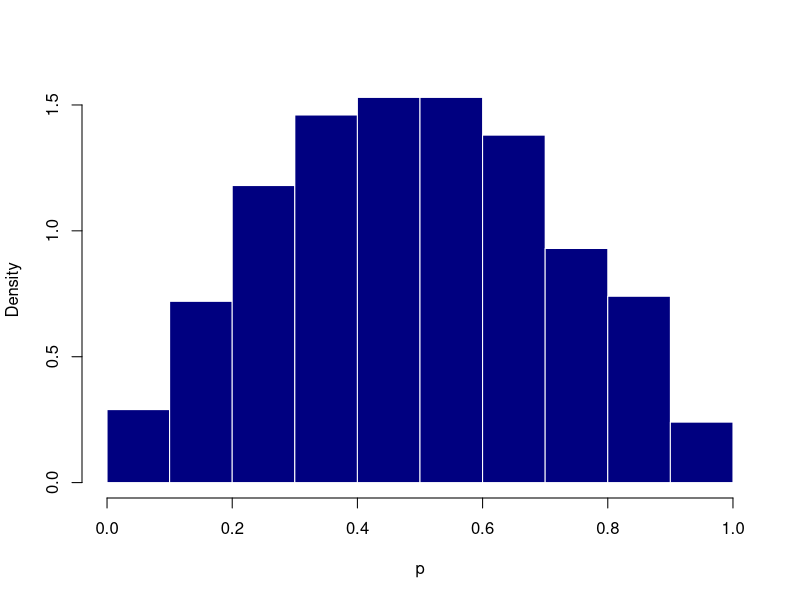
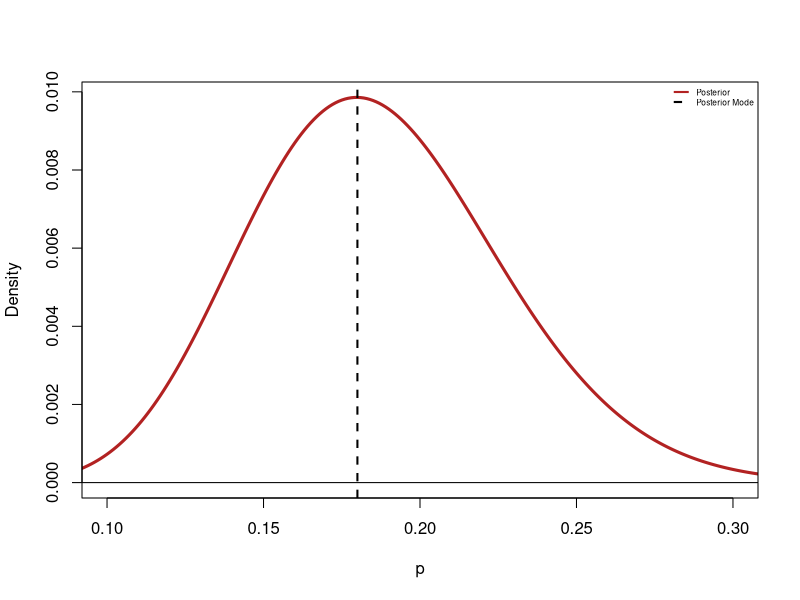

Source code (R) for these figures, in order:
setwd("~/Dropbox/Workshops/IntroBayesPartII/Figures/")
set.seed(1234)
prior_p <- rbeta(1000, 2, 2)

pdf("Gamma22_Prior.pdf", height = 3, width = 3)
hist(prior_p, main = "", xlab = "p",
     border = FALSE, col = "navy", freq = FALSE)
dev.off()

set.seed(202303)
n <- 100
age_groups <- c("0-14", "15-64", "65+")
data <- data.frame(ID = 1:n,
                   Age = age_groups[sample(1:3, size = 100,
                                           replace = TRUE,
                                           prob = c(0.182, 0.65,
                                                    0.168))])
post_prob <- rbeta(n = 1000, shape1 = 17, shape2 = 74)
support_ratio <- (1 - post_prob)/post_prob



p_grid <- seq(0.001, 0.999, .001)
prior_eval <- dbeta(p_grid, shape1 = 2, shape2 = 2)
likelihood_eval <- dbinom(15, size = 87, prob = p_grid)
marg_calc <- sum(likelihood_eval*prior_eval)
post_eval <- (1/marg_calc)*likelihood_eval*prior_eval

pdf("Posterior_GridApprox_Mode.pdf", height = 3, width = 3)
par(mfrow = c(1,1), lend = 1)
plot(p_grid, post_eval,
     xlab = "p", ylab = "Density",
     xlim = c(0.1, 0.3), lwd = 3, type = "l",
     col = "firebrick")
abline(h = 0)
abline(v = p_grid[which.max(post_eval)], lty = 2, lwd = 2)
legend("topright", bty = "n",
       lwd = 2, lty = c(1,2), cex = 0.5,
       col = c("firebrick", "black"),
       legend = c("Posterior", "Posterior Mode"))
dev.off()